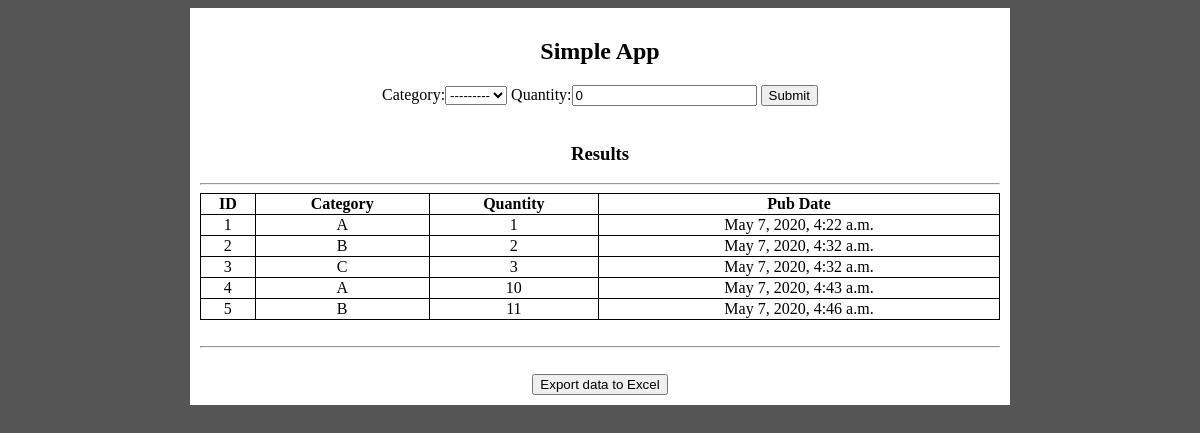
Before: / with the older database file.
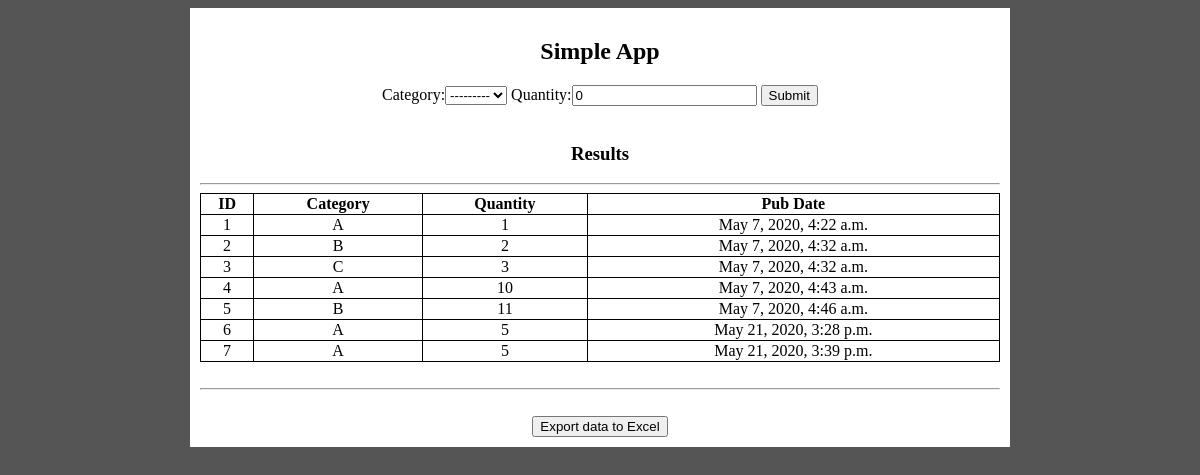
After: the same page with the newer database file.
### mainapp/models.py (models this page shows)
class Data(models.Model):
    category = models.CharField(max_length = 10,
        choices = [('A', 'A'), ('B', 'B'), ('C', 'C')])
    quantity = models.IntegerField(default=0)
    pub_date = models.DateTimeField(auto_now=True)

### mainapp/views.py (the view)
# urls.py: path('', views.index, name='index'),
def index(request):
    form = DataForm()
    queryset = models.Data.objects.all()
    if request.method == 'POST':
        form = DataForm(request.POST)
        if form.is_valid():
            form.save()
            return redirect('index')
    context = {'title': 'Simple App', 'form': form, 'posts': queryset}
    return render(request, 'mainapp/index.html', context=context)

### mainapp/forms.py
class DataForm(ModelForm):
    class Meta:
        model = Data
        fields = ['category', 'quantity']

### mainapp/templates/mainapp/index.html (shortened to what this page needs)
<!DOCTYPE html>
<html lang="en">
<head>
    {% load static %}
    <link rel="stylesheet" type="text/css" href="{% static 'mainapp/style.css' %}">
</head>
<body>
    <div class="container">
        <div class="content text-center">
            <h2>{{ title }}</h2>
            <div class="row justify-content-md-center">
                <div class="row">
                    <form method="post">
                        {{ form.as_table }}
                        <input type="submit" value="Submit">
                    </form>
                </div>
                <br>
                <div class="row">
                    <h3>Results</h3>
                    <hr>
                    <table style="width:100%">
                        <tr>
                        <th>ID</th>
                        <th>Category</th>
                        <th>Quantity</th>
                        <th>Pub Date</th>
                        </tr>
                        {% for post in posts %}
                        <tr>
                        <td>{{ post.id }}</td>
                        <td>{{post.category }}</td>
                        <td>{{post.quantity}}</td>
                        <td>{{post.pub_date}}</td>
                        </tr>
                        {% endfor %}
                    </table>
                </div>
                <br>
                <hr>
                <br>
                <form action="{% url 'export' %}">
                    <button type="submit">Export data to Excel</button>
                </form>
            </div>
        </div>
    </div>
</body>
</html>

### mainapp/static/mainapp/style.css (style rules this page uses)
table, th, td { border: 1px solid black; border-collapse: collapse; }
body { background: #555; }
.content { max-width: 800px; margin: auto; background: white; padding: 10px; }
.text-center { text-align: center; }

Changed rows visible on the page:
added Data: id "6", category "A", quantity "5", pub_date "May 21, 2020, 3:28 p.m."
added Data: id "7", category "A", quantity "5", pub_date "May 21, 2020, 3:39 p.m."
